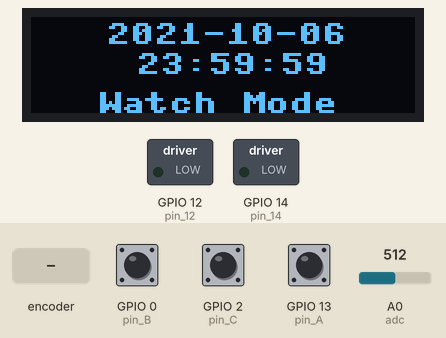
Recording of a program running on a simulated ESP8266 board running MicroPython. Parts: 128×32 one-colour display, switched loads named in the program (green lamp = pin HIGH). The inputs (shaded band) are chosen by the test bench; at power-on: GPIO 2 (pin_C) HIGH, GPIO 0 (pin_B) HIGH, GPIO 13 (pin_A) HIGH, A0 (adc) = 512 (analog values on the 0–1023 scale). The clock reads 2024-03-15 10:24:30 at power-on unless the program sets it; what the program prints to the serial console is not drawn.

Above: at 1.2 s.
1.3 s: rotary encoder on GPIO 13 (pin_A) / GPIO 0 (pin_B) turned 1 step (first pin leading)
At 1.8 s:
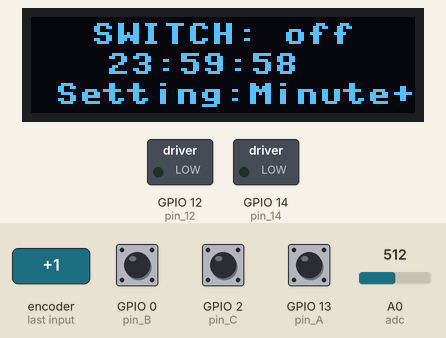
3.0 s: rotary encoder on GPIO 13 (pin_A) / GPIO 0 (pin_B) turned 2 steps (second pin leading)
At 3.15 s:
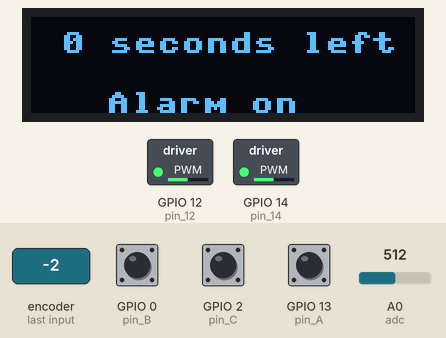
4.9 s: rotary encoder on GPIO 13 (pin_A) / GPIO 0 (pin_B) turned 2 steps (second pin leading)
At 6.4 s:
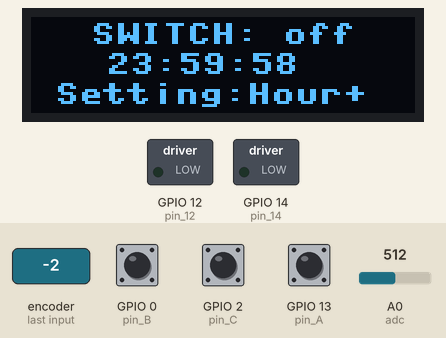
6.8 s: GPIO 2 (pin_C) pulled LOW for 0.15 s
At 7.7 s:
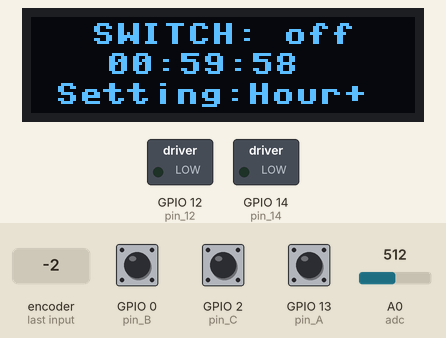
8.4 s: GPIO 2 (pin_C) pulled LOW for 1 s
At 10.4 s:
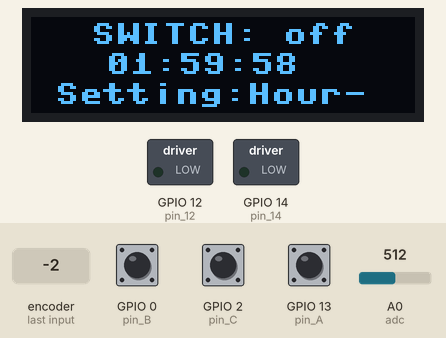
10.9 s: rotary encoder on GPIO 13 (pin_A) / GPIO 0 (pin_B) turned 3 steps (first pin leading)
At 12.8 s:
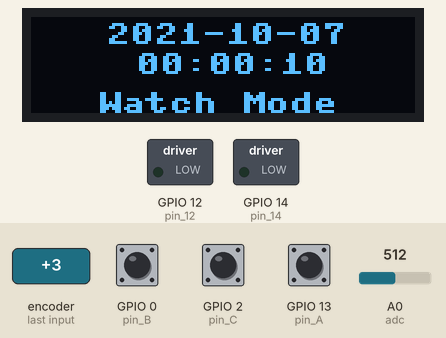
Timing chart, 0 to 14.0 s (numbered marks = the images above; inputs shaded):
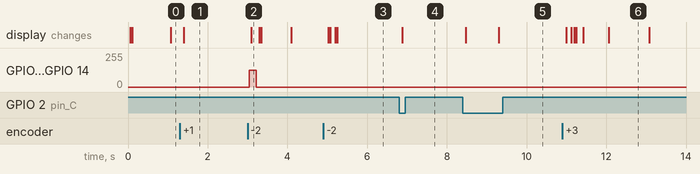

The program:

lab3_check3.py
```python
from machine import RTC, Pin, I2C, Timer, ADC, PWM
import ssd1306
import time, utime

# esptool.py --baud 460800 write_flash --flash_size=4MB 0 esp8266-20210902-v1.17.bin
# mpfshell --open cu.usbserial-0246BBC0 -nc repl
# cd /Users/apple/Desktop/pythonProject/venv/Lab3_Checkpoint4
# mpfshell -nc "open cu.usbserial-0246BBC0; mput main.py"

# Protocols
def is_leap(y):  # Define leap year
    if ((y % 4 == 0) and (y % 100 != 0)) or (y % 400 == 0): return True
    else: return False

def switch_mode(cur_mode):  # Modes= 0,1,2 refers to watch, setting, alarm respectively
    if cur_mode != 3: return cur_mode + 1
    else: return 0

def switch_digit(cur_digit, state=0):  # digits= 0,1,2,4,5,6, refers to Year, Month, Day, Hour, Minute, Second respectively
    if state == 2: return (cur_digit + 1) % 3
    else:
        if cur_digit == 2: return 4
        else: return (cur_digit + 1) % 7

def judge(value):
    if value > 0: return 1
    else: return -1

def double_str(value):
    if value >= 10: return str(value)
    else: return '0' + str(value)
#-------------------------------------------------------------------------------------------------------------
def callback(p):
    global pin_A_state, pin_B_state, alarm_B_state, pin_C_state, alarm_time, alarm_mode, start_alarm
    receive_A = receive_B = receive_C = 0
    for i in range(10):
        receive_A += pin_A.value()
        receive_B += pin_B.value()
        receive_C += pin_C.value()
        utime.sleep(0.002)

    if receive_A == 0:
        pin_A_state = switch_mode(pin_A_state)  # Pin A takes control of modes (Watch, Setting, Alarm)
    if receive_B == 0:
        if start_alarm == 1:
            LED.duty(0); Motor.duty(0); start_alarm = 0; return
        if pin_A_state == 1: pin_B_state = switch_digit(pin_B_state)
        if pin_A_state == 2: alarm_B_state = switch_digit(alarm_B_state, 2)
        if pin_A_state == 3:
            alarm_mode = not alarm_mode
            LED.duty(0); Motor.duty(0)

    if receive_C == 0:
        if pin_A_state == 1:
            display_time[pin_B_state] += pin_C_state
        if pin_A_state == 2:
            Pos_alarm_time[alarm_B_state] += pin_C_state
        if pin_A_state == 3:
            alarm_time += pin_C_state
#-----------------------------------------------------------
i2c = I2C(scl=Pin(5), sda=Pin(4), freq=100000)
display = ssd1306.SSD1306_I2C(128, 32, i2c)

# Leap year calendar
normal_year = [31, 28, 31, 30, 31, 30, 31, 31, 30, 31, 30, 31]
leap_year = [31, 29, 31, 30, 31, 30, 31, 31, 30, 31, 30, 31]

display_time = [2021, 10, 6, 2, 23, 59, 58, 0]
time_format = ['Year', 'Month', 'Date', 'Weekday', 'Hour', 'Minute', 'Second', 'Microsecond']
rtc = RTC()  # In this way, RTC can be write as rtc
rtc.datetime(tuple(display_time))  # Setting System time
original_seconds = time.time()  # Withdrawing system time as second format

pin_A_state, pin_B_state, alarm_B_state, pin_C_state = 0, 0, 0, 1
add_p1, add_p2, add_p3 = 0, 0, 0; hold_iter = 15
alarm_time, alarm_mode, Pos_alarm_mode, start_alarm = 0, 0, 0, 0
Pos_alarm_time = display_time[4:7].copy()

pin_A = Pin(13, Pin.IN, Pin.PULL_UP)
pin_A.irq(trigger=Pin.IRQ_FALLING, handler=callback)
pin_B = Pin(0, Pin.IN, Pin.PULL_UP)
pin_B.irq(trigger=Pin.IRQ_FALLING, handler=callback)
pin_C = Pin(2, Pin.IN, Pin.PULL_UP)
pin_C.irq(trigger=Pin.IRQ_FALLING, handler=callback)

# LED and Motor Parameters
pin_14 = Pin(14)
LED = PWM(pin_14); LED.duty(0); LED.freq(50)
pin_12 = Pin(12)
Motor = PWM(pin_12); Motor.duty(0); Motor.freq(1000)

# ADC & Smooth Setting
smooth = 5
adc = ADC(0)
old_val = adc.read() / 1023 * 255

while True:
    #  Watch Related Coding
    display.fill(0)
    now_seconds = time.time()
    seconds_error = now_seconds - original_seconds
    display_time[6] += seconds_error
    # watch mode change
    if display_time[6]>=60 or display_time[6]<0:  # The minute hand ought to change
        display_time[5] += judge(display_time[6])
        display_time[6] %= 60
    if display_time[5]>=60 or display_time[5]<0:  # The hour hand ought to change
        display_time[4] += judge(display_time[5])
        display_time[5] %= 60
    if display_time[4] >= 24 or display_time[4]<0:  # The day ought to change
        display_time[2] += judge(display_time[4])
        display_time[4] %= 24
    if display_time[1]<=12 and is_leap(display_time[0]) and (display_time[2]>leap_year[display_time[1] - 1] or display_time[2]<1):  # Leap year, the month ought to change
        if display_time[2] < 1:
            temp_value = judge(display_time[2] - 1)
            display_time[1] += temp_value
            display_time[2] = (display_time[2] - 1) % leap_year[display_time[1] - 1] + 1
        else:
            temp_value = judge(display_time[2]-1)
            display_time[2] = (display_time[2]-1) % leap_year[display_time[1]-1] + 1
            display_time[1] += temp_value
    if display_time[1]<=12 and not is_leap(display_time[0]) and (display_time[2]>normal_year[display_time[1] - 1] or display_time[2]<1):  # Normal year, the month ought to change
        if display_time[2] < 1:
            temp_value = judge(display_time[2] - 1)
            display_time[1] += temp_value
            display_time[2] = (display_time[2] - 1) % normal_year[display_time[1] - 1] + 1
        else:
            temp_value = judge(display_time[2] - 1)
            display_time[2] = (display_time[2] - 1) % normal_year[display_time[1] - 1] + 1
            display_time[1] += temp_value
    if display_time[1]>=13 or display_time[1]<1:  # The year ought to change
        display_time[0] += judge(display_time[1]-1)
        display_time[1] = (display_time[1]-1) % 12 + 1

    # alarm mode trigger/change
    if alarm_mode == 1 and alarm_time > 0:
        alarm_time -= seconds_error
    if Pos_alarm_time == display_time[4:7] and Pos_alarm_mode == 1: start_alarm = 1
    if Pos_alarm_time[2]>=60 or Pos_alarm_time[2]<0:  # The minute hand ought to change
        Pos_alarm_time[1] += judge(Pos_alarm_time[2])
        Pos_alarm_time[2] %= 60
    if Pos_alarm_time[1]>=60 or Pos_alarm_time[1]<0:  # The hour hand ought to change
        Pos_alarm_time[0] += judge(Pos_alarm_time[1])
        Pos_alarm_time[1] %= 60
    if Pos_alarm_time[0] >= 24 or Pos_alarm_time[0]<0:  # The day ought to change
        Pos_alarm_time[0] %= 24

    if not pin_C.value():  # add minus direction for setting
        add_p1 += not pin_C.value()
        if add_p1 > hold_iter:
            pin_C_state = -1 * pin_C_state; add_p1 = 0
    else: add_p1 = 0

    if pin_A_state==2 and not pin_B.value(): # switch alarm on/off
        add_p2 += not pin_B.value()
        print(add_p2)
        if add_p2 > hold_iter:
            Pos_alarm_mode = not Pos_alarm_mode; add_p2 = 0
    else: add_p2 = 0

    #  Display module
    if pin_A_state == 0:  # Watch Mode
        display.text('{0}-{1}-{2}'.format(double_str(display_time[0]), double_str(display_time[1]), double_str(display_time[2])), 25, 2, 1)
        display.text('{0}:{1}:{2}'.format(double_str(display_time[4]), double_str(display_time[5]), double_str(display_time[6])), 35, 12, 1)
        display.text('Watch Mode', 22, 25, 1)

    if pin_A_state == 1:  # Setting Mode
        display.text('{0}-{1}-{2}'.format(double_str(display_time[0]), double_str(display_time[1]), double_str(display_time[2])), 25, 2, 1)
        display.text('{0}:{1}:{2}'.format(double_str(display_time[4]), double_str(display_time[5]), double_str(display_time[6])), 35, 12, 1)
        if pin_C_state>0: display.text('Setting:{0}+'.format(time_format[pin_B_state]), 8, 22, 1)
        else: display.text('Setting:{0}-'.format(time_format[pin_B_state]), 8, 22, 1)

    if pin_A_state == 2: # Pos alarm
        display.text('SWITCH: {0}'.format('on' if Pos_alarm_mode == 1 else 'off'), 20, 2, 1)
        display.text('{0}:{1}:{2}'.format(double_str(Pos_alarm_time[0]), double_str(Pos_alarm_time[1]), double_str(Pos_alarm_time[2])), 25, 12, 1)
        if pin_C_state>0: display.text('Setting:{0}+'.format(time_format[alarm_B_state+4]), 8, 22, 1)
        else: display.text('Setting:{0}-'.format(time_format[alarm_B_state+4]), 8, 22, 1)

    if pin_A_state == 3:  # Alarm Mode
        display.text('{0} seconds left'.format(alarm_time), 10, 5, 1)
        display.text('Alarm {0}'.format('on' if alarm_mode == 1 else 'off'), 25, 25, 1)

    if start_alarm == 1:
        display.fill(0)
        Pos_alarm_mode = 0
        display.text('Time out!!!', 25, 18, 1)
        add_p3 += 1
        if add_p3 > 10: display.fill(0)
        if add_p3 > 20: add_p3 = 0
        LED.duty(500); Motor.duty(500)

    if alarm_time == 0 and alarm_mode == 1:
        LED.duty(500); Motor.duty(500)

    #Lightness adjusts with Sensor
    sensor_val = adc.read()
    real_value = sensor_val / 1023 * 255
    diff = real_value - old_val
    smooth_val = int(old_val + diff / smooth)  # Use smooth to avoid flash too sensitive
    display.contrast(smooth_val)
    old_val = smooth_val  # Update old value

    display.show()
    original_seconds = now_seconds
```

Measured:
- after the input at 1.3 s, the display: changes after 0.10 s (image 1)
- after the input at 3.0 s, GPIO 12 (pin_12), GPIO 14 (pin_14): 0/255 → 125/255 after 0.05 s, → 0/255 0.17 s later; the display: changes after 0.10 s (image 2)
- after the input at 4.9 s, the display: first changes after 0.12 s (image 3 shows a later state)
- after the input at 6.8 s, the display: changes after 0.08 s (image 4)
- after the input at 8.4 s, the display: first changes after 0.07 s (image 5 shows a later state)
- after the input at 10.9 s, the display: first changes after 0.10 s (image 6 shows a later state)
- what the display in image 6 shows lasts 1.0 s, from 12.1 s to 13.1 s
